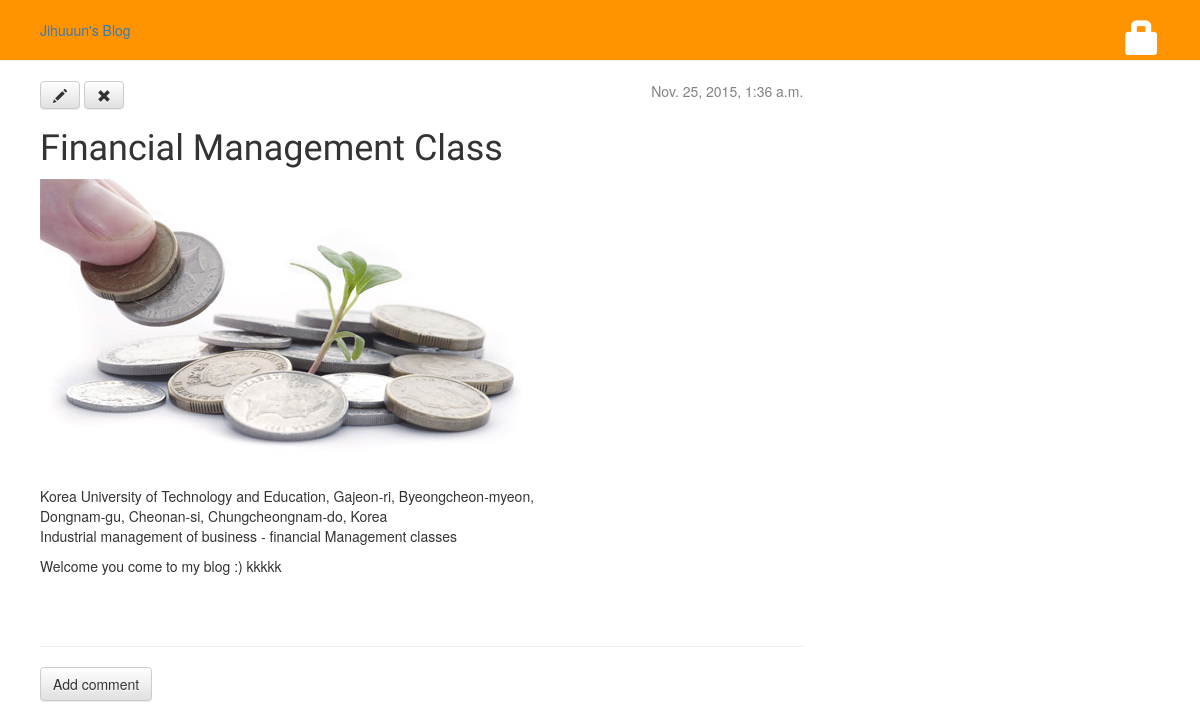
The app's page /post/4/ with its own data.
### blog/models.py (models this page shows, shortened)
class Post(models.Model):
    author = models.ForeignKey('auth.User')
    title = models.CharField(max_length=200)
    text = models.TextField()
    photo = models.ImageField(blank=True, null=True)
    created_date = models.DateTimeField(
        default=timezone.now)
    published_date = models.DateTimeField(
        blank=True, null=True)

### blog/views.py (the view)
# urls.py: url(r'^post/(?P<pk>[0-9]+)/$', views.post_detail, name='post_detail'),
def post_detail(request, pk):
	post = get_object_or_404(Post, pk=pk)
	return render(request, 'blog/post_detail.html', {'post': post})

### blog/templates/blog/post_detail.html (shortened to what this page needs)
{% extends "blog/base.html" %}
{% block content %}
    <div class="post">
        {% if post.published_date %}
            <div class="date">
                {{ post.published_date }}
            </div>
        {% endif %}
        <a class="btn btn-default" href="{% url "post_edit" pk=post.pk %}"><span class="glyphicon glyphicon-pencil"></span></a>
        <a class="btn btn-default" href="{% url "post_remove" pk=post.pk %}"><span class="glyphicon glyphicon-remove"></span></a>
        <h1>{{ post.title }}</h1>
        {% if post.photo %}
            <img src="{{post.photo.url}}"/>
        {% endif %}
        <p>{{ post.text|linebreaks }}</p>
    </div>
    <hr>
    <a class="btn btn-default" href="{% url "add_comment_to_post" pk=post.pk %}">Add comment</a>
{% endblock %}

### blog/static/css/blog.css (style rules this page uses)
h1, h2, h3, h4 { font-family: 'Indie Flower', cursive; }
.date { float: right; color: #828282; }
.post { margin-bottom: 70px; }

### blog/templates/blog/post_detail.html (style rules this page uses)
img { max-width: 100%; }

### records on screen
Post: published_date "Nov. 25, 2015, 1:36 a.m.", title "Financial Management Class", photo (picture), text "Korea University of Technology and Education, Gajeon-ri, Byeongcheon-myeon, Dongnam-gu, Cheonan-si, Chungcheongnam-do, Korea Industrial management of business - financial Management classes Welcome you come to my blog :) kkkkk"
